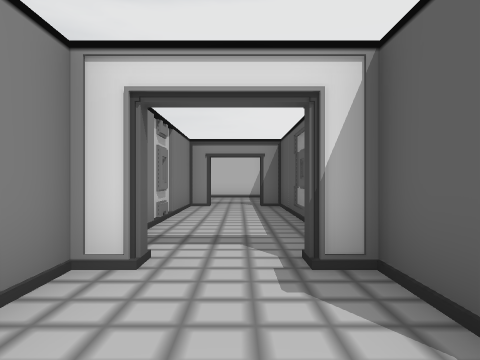
[1] (above)

17 first-person views from a walk through a 3-D level made in the Unity game engine. The camera is 1.4 m above the floor, looks level and sees 70° across. Doors are open. The floor is counted in squares, 1.8 m on a side. Each view is taken from the middle of a square. On the plan, view 1 faces up. The plan holds only what a view shows up to about 11 squares ahead; the rest is blank. The place goes on beyond the plan. The player is left out. Some surface patterns are stand-ins.

[2]
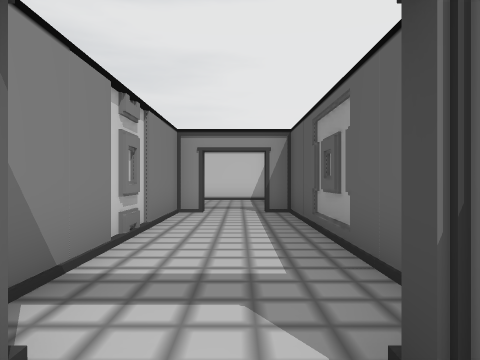

[3]
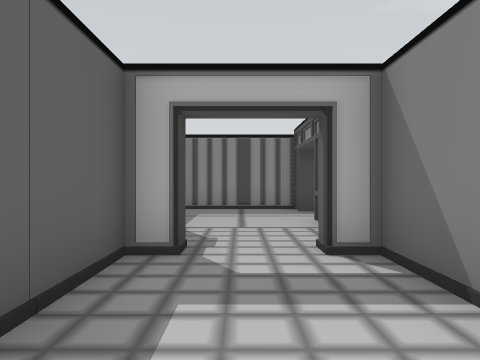

[4]
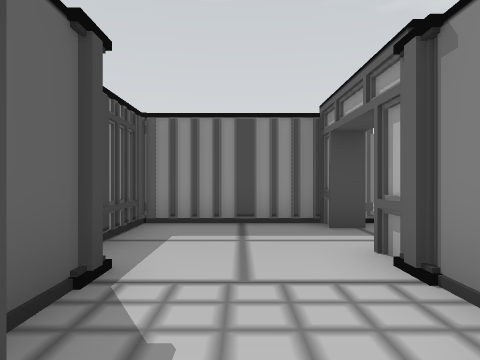

[5]
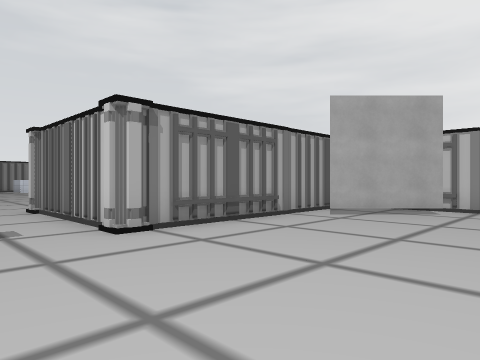

[6]
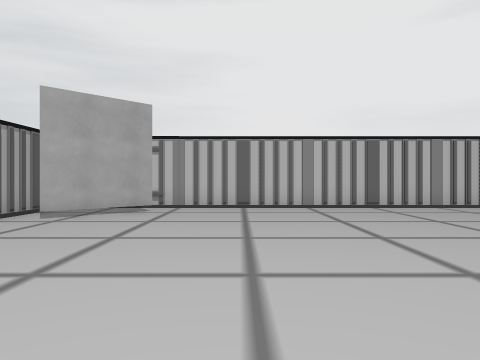

[7]
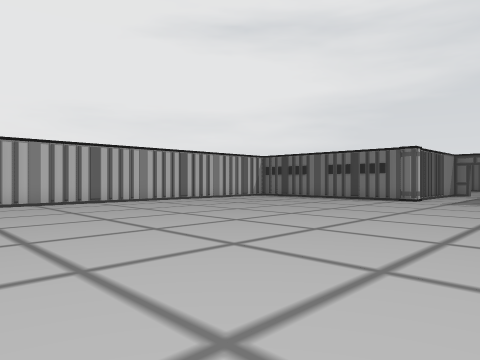

[8]
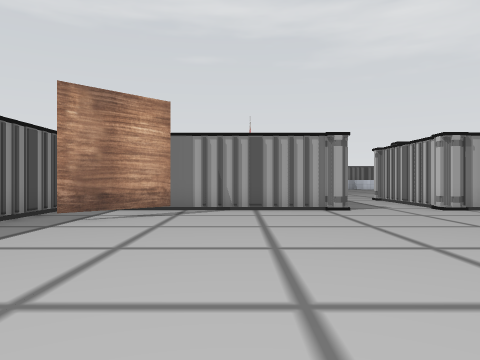

[9]
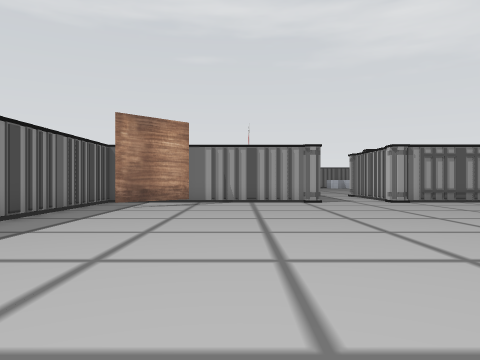

[10]
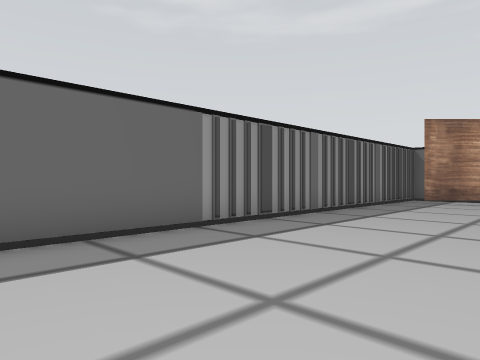

[11]
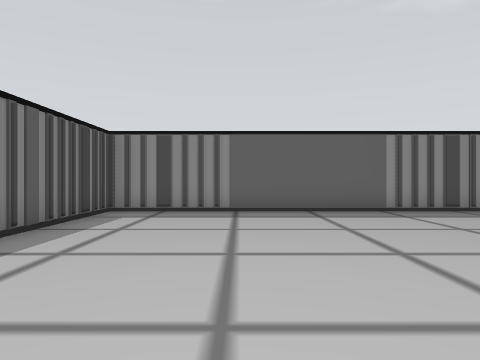

[12]
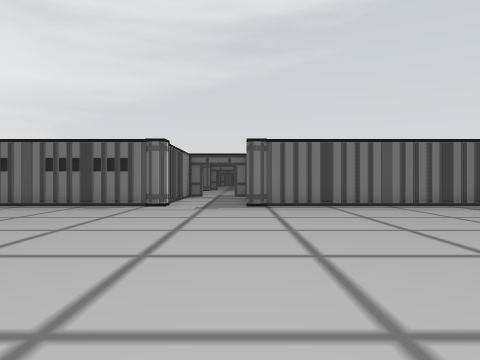

[13]
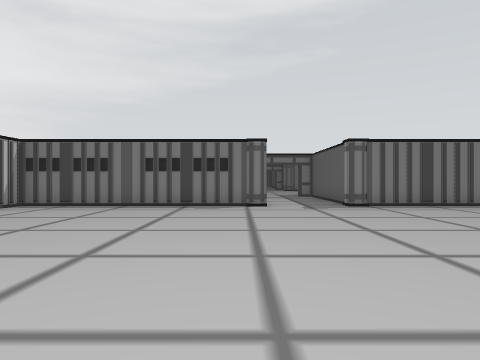

[14]
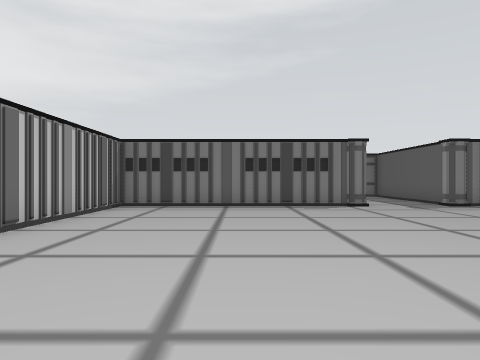

[15]
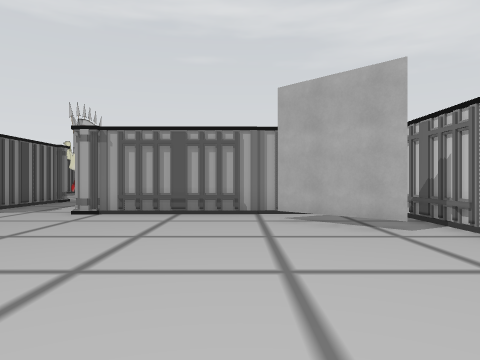

[16]
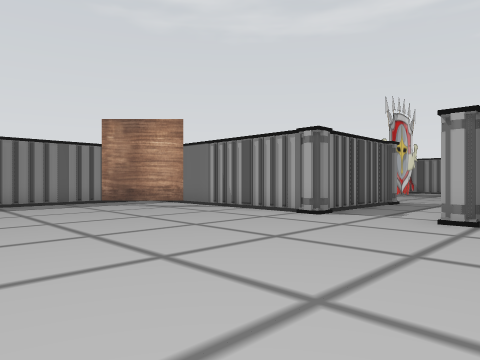

[17]
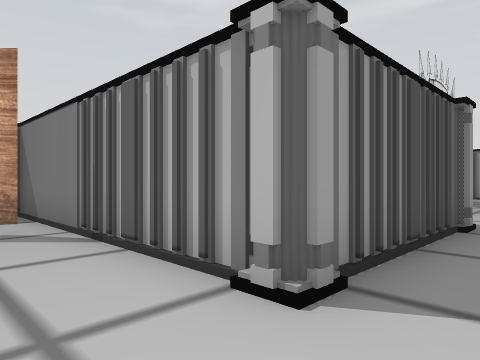

### Floor plan
Key: @ floor where view 1 was taken; # wall or solid block; x gap in a wall; . floor; / step, stairs or slope; T thing the floor can be seen under or through.
Columns run from 3 left of view 1 to 20 right of it. Each row starts with its distance up from view 1.
 13   ...
 12   ...
 11  ##.##
 10  #...#
  9  #...#
  8  #...#
  7  #...#
  6  #...#
  5  #...###################
  4  #...#................/#
  3  ##.##.T............../#
  2  #...#xT............../#
  1  #...#................/#
  0  ..@.#................/#
 -1  ....#................/#
 -2  #####................/#
 -3 ....................../.
 -4 ........................
 -5 ....................../.
 -6  #####................/#
 -7      #................/#
 -8      #................/#
 -9      #................/#
-10      ###............../#
-11      #.#............../#
-12      #................/#
-13      ###################

Where each view was taken, in squares from view 1:
view 1: 0 up, 0 right, facing up
view 2: 2 up, 0 right, facing up
view 3: 7 up, 0 right, facing down
view 4: 4 up, 0 right, facing down
view 5: 5 down, 7 right, facing up-left
view 6: 5 down, 7 right, facing up
view 7: 7 down, 6 right, facing up-right
view 8: 8 down, 11 right, facing left
view 9: 8 down, 14 right, facing left
view 10: 8 down, 16 right, facing down-left
view 11: 4 down, 16 right, facing down
view 12: 5 down, 9 right, facing right
view 13: 2 down, 9 right, facing right
view 14: 1 up, 9 right, facing right
view 15: 1 up, 10 right, facing left
view 16: 1 down, 9 right, facing down-left
view 17: 4 down, 4 right, facing down-left
